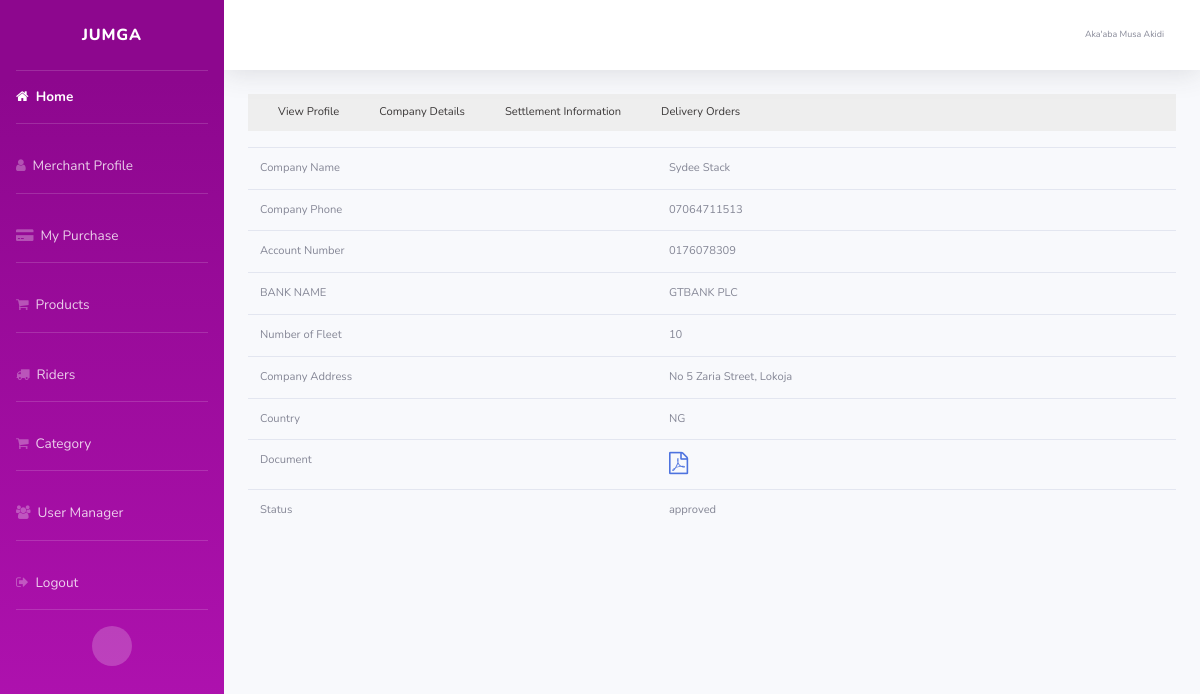
Screenshot of /dashboard/?p=rider (signed in) with the database file from the repository.
### tables this page shows
CREATE TABLE `rider` (
  `id` int(11) NOT NULL,
  `userid` int(11) NOT NULL,
  `company_name` varchar(255) NOT NULL,
  `company_phone` varchar(255) NOT NULL,
  `account_number` varchar(50) NOT NULL,
  `bank` varchar(255) NOT NULL,
  `account_name` varchar(255) NOT NULL,
  `bank_name` varchar(255) NOT NULL,
  `subaccount_id` text NOT NULL,
  `country` varchar(50) NOT NULL,
  `company_address` text NOT NULL,
  `number_of_fleet` varchar(255) NOT NULL,
  `company_document` text NOT NULL,
  `status` varchar(255) NOT NULL,
  `date` timestamp NOT NULL DEFAULT current_timestamp()
);

### dashboard/control/rider.php (the view, shortened to what this page needs)
<div class="item" id="item">
    <div class="item-link-container" id="item-link-container">
        <div>
            <a href="?p=rider" name='' class="item-link" id="viewprofile">View Profile</a>
        </div>
        <div>
            <a name='p-link' class="item-link" id="companyrecord">Company Details</a>
        </div>
        <div>
            <a name='p-link' class="item-link" id="settlement">Settlement Information</a>
        </div>
        <div>
            <a name='p-link' class="item-link" id="orders">Delivery Orders</a>
        </div>
    </div>
    <div class="show-item mt-3" id="show-item">
        <?php
                $userid = $_SESSION['juId'];
               $query = mysqli_query($conn, "SELECT * FROM rider WHERE userid=$userid");
               if (!$query) {
                   die(("PROFILE DETAILS FAILED ").mysqli_query($conn));
               }else if(mysqli_num_rows($query) > 0){
                   $row = mysqli_fetch_assoc($query);
                    $cName = ucwords($row['company_name']);
                    $cPhone = $row['company_phone'];
                    $accountNumber = $row['account_number'];
                    $bankName = $row['bank_name'];
                    $country = $row['country'];
                    $cAddress = ucwords($row['company_address']);
                    $nFleet = $row['number_of_fleet'];
                    $cDocument = $row['company_document'];
                    $status =  $row['status'];
                    $p = $_SESSION['juPhone'];
                    echo "
                    <table class='table'>
                    <tbody>
                               <tr>
                                    <td>Company Name</td>
                                    <td>$cName</td>
                               </tr>
                               <tr>
                                    <td>Company Phone</td>
                                    <td>$cPhone</td>
                               </tr>
                               <tr>
                                    <td>Account Number</td>
                                    <td>$accountNumber</td>
                               </tr>
                               <tr>
                                    <td>BANK NAME</td>
                                    <td>$bankName</td>
                               </tr>
                               <tr>
                                    <td>Number of Fleet</td>
                                    <td>$nFleet</td>
                               </tr>
                               <tr>
                                    <td>Company Address</td>
                                    <td>$cAddress</td>
                               </tr>
                               <tr>
                                    <td>Country</td>
                                    <td>$country</td>
                               </tr>
                               <tr>
                                    <td>Document</td>
                                    <td><a href='../users/sydeestack_$p/$cDocument' target='_blank'><i class='fa fa-file-pdf-o fa-2x' aria-hidden='true'></i> </a></td>
                               </tr>
                               <tr>
                                    <td>Status</td>
                                    <td>$status</td>
                               </tr>
                    </tbody>
                </table>
                    ";
               }else{
                   echo "KINDLY UPDATE YOUR COMPANY AND SETTLEMENT DETAILS";
               }
        ?>
    </div>
</div>

### dashboard/css/style.css (style rules this page uses)
* { box-sizing: border-box; }
#item-link-container { display: flex; flex-wrap: wrap; background-color: #eee; }
a, a:hover, a:active, a:focus, on { text-decoration: none; cursor: pointer; }
.item-link { color: #3a3737; height: 100%; width: 100%; display: inline-block; margin-left: 20px; padding: 10px; }
#show-item { display: flex; justify-content: center; align-items: center; }

### rows the page displays
rider: company_name "Sydee Stack", company_phone "07064711513", account_number "0176078309", bank_name "GTBANK PLC", number_of_fleet "10", company_address "No 5 Zaria Street, Lokoja", country "NG", status "approved"

### other values shown
$_SESSION['juFullname'] "Aka'aba Musa Akidi"
